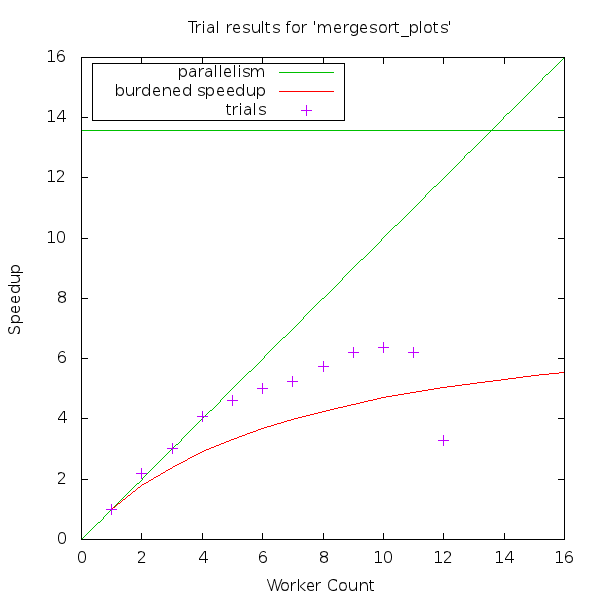

Here is the gnuplot script that generated this plot:
set terminal png size 600, 600
set output "mergesort_plots.png"
set datafile separator ","
set size square 1.0, 1.0
set title "Trial results for 'mergesort_plots'"
set xlabel "Worker Count" 
set ylabel "Speedup" 
set key left top box
set pointsize 1.8
plot [0:16] [0:16] x title "parallelism" lt 2, 13.57654 notitle lt 2, "mergesort_plots.csv" using 1:2 title "burdened speedup" with lines lt 1, "mergesort_plots.csv" using 1:4 with points pt 1 title "trials"
